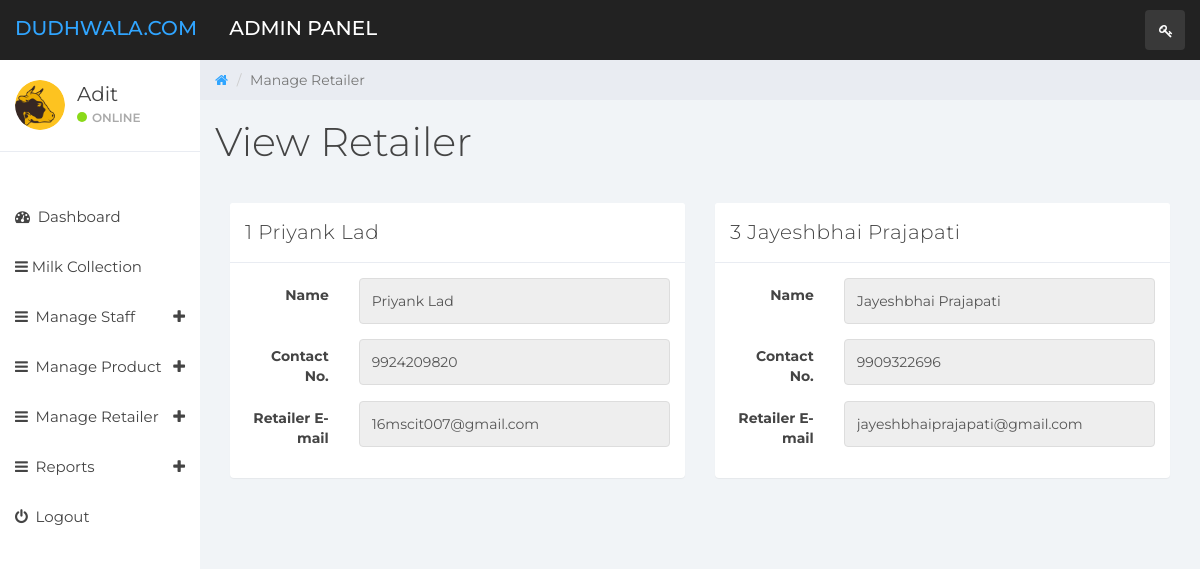
Screenshot of /admin/retailerview.php (signed in) with the database file from the repository.
### tables this page shows
CREATE TABLE IF NOT EXISTS `tblretailer` (
  `id` int(11) NOT NULL,
  `name` varchar(100) NOT NULL,
  `address` varchar(200) NOT NULL,
  `landmarkid` int(11) NOT NULL,
  `contactno` bigint(20) NOT NULL,
  `emailid` varchar(100) NOT NULL,
  `password` varchar(100) NOT NULL
);

### admin/retailerview.php (the view, shortened to what this page needs)
<?php require_once "data/slidebar.php"; ?>
<div class="col-sm-9 col-sm-offset-3 col-lg-10 col-lg-offset-2 main">
	<div class="row">
		<ol class="breadcrumb">
			<li><a href="index.php">
					<em class="fa fa-home"></em>
				</a></li>
			<li class="active">Manage Retailer</li>
		</ol>
	</div>
	<div class="row">
		<div class="col-lg-12">
			<h1 class="page-header">View Retailer</h1>
		</div>
	</div>
	<?php
		$viewstaff = "select * from tblretailer";
		$result = $connection->query($viewstaff);
		while ($row = $result->fetch_array()) {
			$id = $row['id'];
			$name = $row['name'];
			$email = $row['emailid'];
			$contectno=$row['contactno'];
			?>
			<div class="col-lg-6">
				<div class="panel panel-default">
					<div class="panel-heading">
						<?php echo $id . " " . $name; ?>
					</div>
					<div class="panel-body">
						<form class="form-horizontal" action="" method="post">
							<fieldset>
								<div class="form-group">
									<label class="col-md-3 control-label" for="name">Name</label>
									<div class="col-md-9">
										<input id="name" name="name" type="text" placeholder="Your name" value="<?php echo $name; ?>" class="form-control" readonly="readonly">
									</div>
								</div>
								<div class="form-group">
									<label class="col-md-3 control-label" for="email">Contact No.</label>
									<div class="col-md-9">
										<input id="contactno" name="contactno" type="text" placeholder="Your contactno" class="form-control" readonly="readonly" value="<?php echo $contectno; ?>">
									</div>
								</div>
								<div class="form-group">
									<label class="col-md-3 control-label" for="email">Retailer E-mail</label>
									<div class="col-md-9">
										<input id="email" name="email" type="text" placeholder="Your email" class="form-control" readonly="readonly" value="<?php echo $email; ?>">
									</div>
								</div>
							</fieldset>
						</form>
					</div>
				</div>
			</div>
			<?php
		}
	?>
</div>
</body>
</html>

### admin/css/styles.css (style rules this page uses)
body { background: #f1f4f7; padding-top: 60px; font-size: 14px; color: #444444; font-family: "Montserrat", "Helvetica Neue", Helvetica, Arial, sans-serif; }
a, a:hover, a:focus { color: #30a5ff; }
h1, h2, h3, h4, h5, h6 { color: #444444; }
h1 { font-weight: 300; font-size: 40px; }
input.form-control { border: 1px solid #ddd; box-shadow: none; height: 46px; }
.panel { border: 0; }
.panel-heading { font-size: 20px; font-weight: 300; letter-spacing: 0.025em; height: 60px; line-height: 38px; }
.panel-default .panel-heading { background: #fff; border-bottom: 1px solid #e9ecf2; color: #444444; }
.breadcrumb { border-radius: 0; padding: 10px 15px 10px 15px; background: #e9ecf2; margin: 0; }
h1.page-header { margin-top: 20px; border-bottom: 0; }

### rows the page displays
tblretailer: id "1", name "Priyank Lad", contactno "9924209820", email "16mscit007@gmail.com"
tblretailer: id "3", name "Jayeshbhai Prajapati", contactno "9909322696", email "jayeshbhaiprajapati@gmail.com"

### other values shown
$adminname "Adit"
